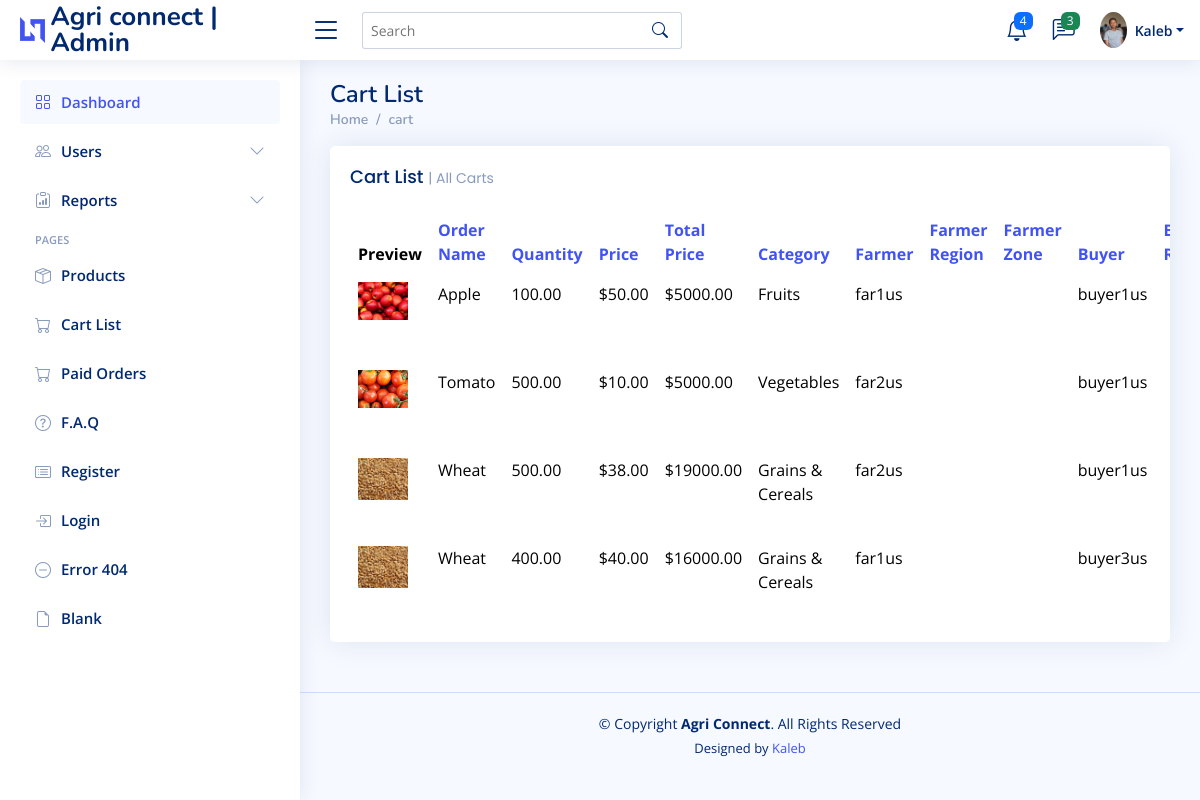
Page /admin-dashboard/cart_list/ (signed in) on the earlier database version.
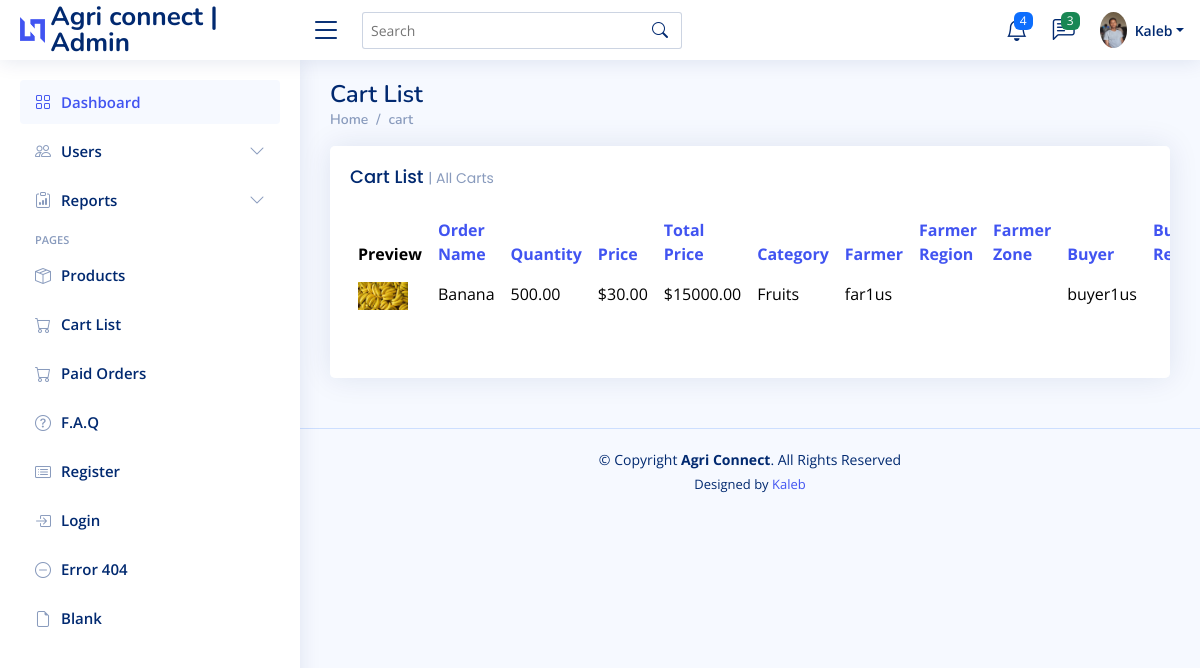
Same page on the later database version.
### app/models.py (models this page shows, shortened)
class Cart(models.Model):
    product_id = models.CharField(max_length=15, unique=True, editable=False)
    order_name = models.CharField(max_length=200)
    order_quantity = models.DecimalField(max_digits=10, decimal_places=2, default=0.00)
    order_price = models.DecimalField(max_digits=10, decimal_places=2, default=0.00)
    order_image = models.ImageField(upload_to='products/', null=True, blank=True)
    order_category =models.CharField(max_length=20)
    total_price = models.DecimalField(max_digits=10, decimal_places=2, default=0.00)
    created_at = models.DateTimeField()
    ordered_at = models.DateTimeField()
    farmer = models.ForeignKey(
        settings.AUTH_USER_MODEL,
        related_name='farmer_order',
        on_delete=models.SET_NULL,
        null=True,
        blank=True,
        limit_choices_to={'role': 'farmer'}
    )
    buyer = models.ForeignKey(
        settings.AUTH_USER_MODEL,
        related_name='buyer_order',
        on_delete=models.SET_NULL,
        null=True,
        blank=True,
        limit_choices_to={'role': 'buyer'}
    )

class CustomUser(AbstractUser):
    STATUS = (
        ('farmer', 'Farmer'),
        ('buyer', 'Buyer'),
    )
    REGIONS = (
        ('Addis Ababa', 'Addis Ababa'),
        ('Afar', 'Afar'),
        ('Amhara', 'Amhara'),
        ('Benishangul-Gumuz', 'Benishangul-Gumuz'),
        ('Dire Dawa', 'Dire Dawa'),
        ('Gambela', 'Gambela'),
        ('Harari', 'Harari'),
        ('Oromia', 'Oromia'),
        ('Sidama', 'Sidama'),
        ('SNNP', 'SNNP'),
        ('Somali', 'Somali'),
        ('Tigray', 'Tigray'),
    )
    email = models.EmailField(unique=True)
    role = models.CharField("Role", max_length=100, choices=STATUS, default='none', blank=True)
    first_name = models.CharField(max_length=100)
    last_name = models.CharField(max_length=100)
    region = models.CharField(max_length=100, choices=REGIONS)
    zone = models.CharField(max_length=100)
    phone = models.CharField(max_length=20)
    is_activated = models.BooleanField(default=False)
    is_agreed = models.BooleanField(default=True)

### app/views.py (the view)
# urls.py: path("admin-dashboard/cart_list/", views.cart_list, name="cart_list"),
@login_required
def cart_list(request):
    sort_by = request.GET.get('sort', 'created_at') #default sort
    carts = Cart.objects.all().order_by(sort_by) #changed products to carts.
    context = {
        'carts': carts, #changed products to carts.
        'filter_title': 'All Carts', #or change according to filter.
    }
    return render(request, 'dashboard/cart.html', context)

### app/templates/dashboard/cart.html (shortened to what this page needs)
{% extends 'dashboard/include/navbar.html' %}
{% block content %}
{% load static %}
<div class="pagetitle">
  <h1>Cart List</h1>
  <nav>
    <ol class="breadcrumb">
      <li class="breadcrumb-item"><a href="{% url 'admin_dashboard' %}">Home</a></li>
      <li class="breadcrumb-item active"><a href="#">cart</a></li>
    </ol>
  </nav>
</div>
<div class="col-12">
    <div class="card top-selling overflow-auto">
        <div class="card-body pb-0">
            <h5 class="card-title">Cart List <span>| {{ filter_title }}</span></h5>
            <table class="table table-borderless">
                <thead>
                    <tr>
                        <th scope="col">Preview</th>
                        <th scope="col"><a href="?sort=order_name">Order Name</a></th>
                        <th scope="col"><a href="?sort=order_quantity">Quantity</a></th>
                        <th scope="col"><a href="?sort=order_price">Price</a></th>
                        <th scope="col"><a href="?sort=total_price">Total Price</a></th>
                        <th scope="col"><a href="?sort=order_category">Category</a></th>
                        <th scope="col"><a href="?sort=farmer__username">Farmer</a></th>
                        <th scope="col"><a href="?sort=region">Farmer Region</a></th>
                        <th scope="col"><a href="?sort=zone">Farmer Zone</a></th>
                        <th scope="col"><a href="?sort=buyer__username">Buyer</a></th>
                        <th scope="col"><a href="?sort=region">Buyer Region</a></th>
                    </tr>
                </thead>
                <tbody>
                    {% for cart in carts %}
                    <tr>
                        <th scope="row">
                            {% if cart.order_image %}
                                <a href="#"><img src="{{ cart.order_image.url }}" alt="{{ cart.order_name }}" style="max-width: 50px; max-height: 50px;"></a>
                            {% else %}
                                <a href="#"><img src="https://via.placeholder.com/50" alt="Placeholder" style="max-width: 50px; max-height: 50px;"></a>
                            {% endif %}
                        </th>
                        <td>{{ cart.order_name }}</td>
                        <td>{{ cart.order_quantity }}</td>
                        <td>${{ cart.order_price }}</td>
                        <td>${{ cart.total_price }}</td>
                        <td>{{ cart.order_category }}</td>
                        <td>{{ cart.farmer.username }}</td>
                        <td>{{ cart.farmer.region }}</td>
                        <td>{{ cart.farmer.zone }}</td>
                        <td>{{ cart.buyer.username }}</td>
                        <td>{{ cart.buyer.region }}</td>
                    </tr>
                    {% empty %}
                    <tr>
                        <td colspan="9" class="text-center">No carts found.</td>
                    </tr>
                    {% endfor %}
                </tbody>
            </table>
        </div>
    </div>
</div>
<footer id="footer" class="footer">
  <div class="copyright">
    &copy; Copyright <strong><span>Agri Connect</span></strong>. All Rights Reserved
  </div>
  <div class="credits">
      Designed by <a href="#">Kaleb</a>
  </div>
</footer>
  {% endblock %}

Differences in the rows shown:
removed Cart: order_image (picture), order_name "Apple", order_quantity "100.00", order_price "50.00", total_price "5000.00", order_category "Fruits", farmer.username "far1us", buyer.username "buyer1us"
removed Cart: order_image (picture), order_name "Tomato", order_quantity "500.00", order_price "10.00", total_price "5000.00", order_category "Vegetables", farmer.username "far2us", buyer.username "buyer1us"
removed Cart: order_image (picture), order_name "Wheat", order_quantity "500.00", order_price "38.00", total_price "19000.00", order_category "Grains & Cereals", farmer.username "far2us", buyer.username "buyer1us"
removed Cart: order_image (picture), order_name "Wheat", order_quantity "400.00", order_price "40.00", total_price "16000.00", order_category "Grains & Cereals", farmer.username "far1us", buyer.username "buyer3us"
added Cart: order_image (picture), order_name "Banana", order_quantity "500.00", order_price "30.00", total_price "15000.00", order_category "Fruits", farmer.username "far1us", buyer.username "buyer1us"
